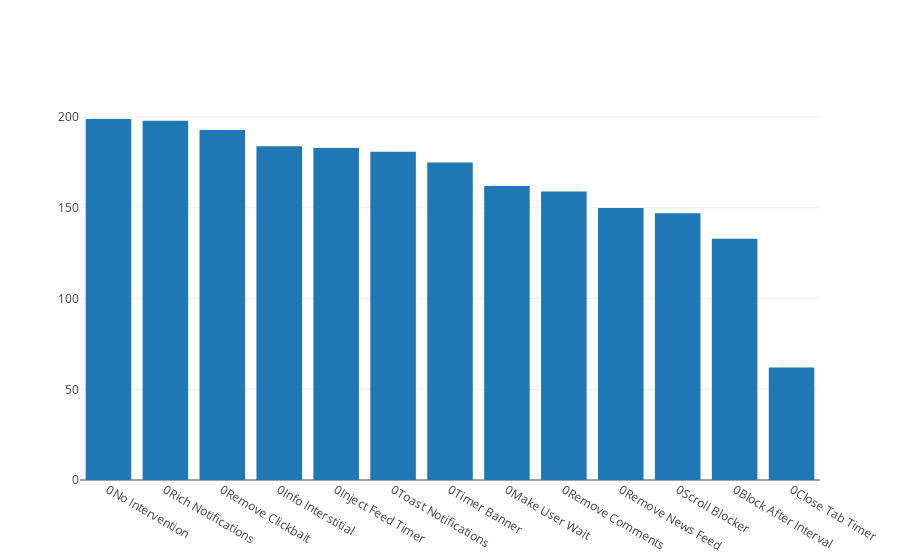

Write notebook code for a chart like this one.
### Code cell
plot_dict_as_bar({(str(intervention_difficulties.get(intervention, 0)) + intervention): median_session_length for intervention,median_session_length in intervention_to_median_session_length.items()})

### Figure 1 — Plotly figure (JSON) as saved in the notebook; plotly's stock layout.template omitted (floating-point values rounded to 4 significant figures)
{"data": [{"orientation": "v", "type": "bar", "uid": "e9c170bf-03ce-4ec6-9727-ed7750d9b544", "x": ["0No Intervention", "0Rich Notifications", "0Remove Clickbait", "0Info Interstitial", "0Inject Feed Timer", "0Toast Notifications", "0Timer Banner", "0Make User Wait", "0Remove Comments", "0Remove News Feed", "0Scroll Blocker", "0Block After Interval", "0Close Tab Timer"], "y": [199, 198, 193, 184, 183, 181, 175, 162, 159, 150, 147, 133, 62]}], "layout": {}}
